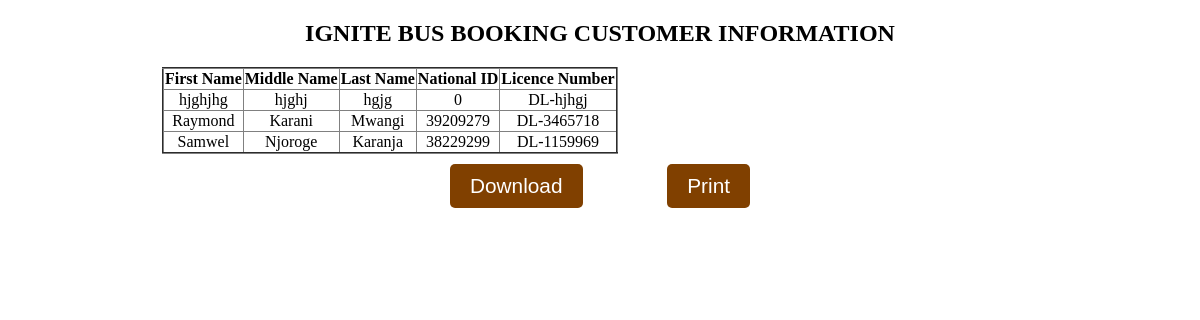
The page /DriverList.php on the database its author committed.
### tables this page shows
CREATE TABLE `driver_registration` (
  `ID` int(11) NOT NULL,
  `First_Name` varchar(16) NOT NULL,
  `Middle_Name` varchar(16) NOT NULL,
  `Last_Name` varchar(15) NOT NULL,
  `National_ID` int(18) NOT NULL,
  `Licence_Number` varchar(25) NOT NULL,
  `Category` varchar(16) NOT NULL,
  `image` blob NOT NULL
);

### DriverList.php (the view, shortened to what this page needs)
<!DOCTYPE html>
<html>
<head>
    <link rel="stylesheet" href="tails.css">
</head>
<body>
    <h2>IGNITE BUS BOOKING CUSTOMER INFORMATION</h2>
    <table border="2">
        <th>First Name</th>
        <th>Middle Name</th>
        <th>Last Name</th>
        <th>National ID</th>
        <th>Licence Number</th>
        <?php
        include("PHP/Driverlistfetch.php");
        $driver = mysqli_query($conn, "select * from driver_registration ORDER BY ID DESC");
        while ($driver_registration = mysqli_fetch_array($driver)) {
            ?>
            <tr>
                <td>
                    <?php echo $driver_registration['First_Name'] ?>
                </td>
                <td>
                    <?php echo $driver_registration['Middle_Name'] ?>
                </td>
                <td>
                    <?php echo $driver_registration['Last_Name'] ?>
                </td>
                <td>
                    <?php echo $driver_registration['National_ID'] ?>
                </td>
                <td>
                    <?php echo $driver_registration['Licence_Number'] ?>
                </td>
            </tr>
        <?php } ?>
    </table>
    <div class="download">
        <button id="download">Download</button>
        <button id="downloadButton">Print</button>
    </div>
</body>
</html>

### tails.css (style rules this page uses)
.download { max-width: 300px; margin: 10px auto; display: flex; justify-content: space-between; flex-wrap: wrap; }
button { padding: 10px 20px; background-color: #804000; border: none; outline: none; border-radius: 5px; cursor: pointer; font-size: 1.3rem; color: #ffff; }

### DriverList.php (style rules this page uses)
table { border-collapse: collapse; margin-left: 13%; text-align: center; }
h2 { text-align: center; }

### rows shown on the page
driver_registration: First_Name "hjghjhg", Middle_Name "hjghj", Last_Name "hgjg", National_ID "0", Licence_Number "DL-hjhgj"
driver_registration: First_Name "Raymond", Middle_Name "Karani", Last_Name "Mwangi", National_ID "39209279", Licence_Number "DL-3465718"
driver_registration: First_Name "Samwel", Middle_Name "Njoroge", Last_Name "Karanja", National_ID "38229299", Licence_Number "DL-1159969"
